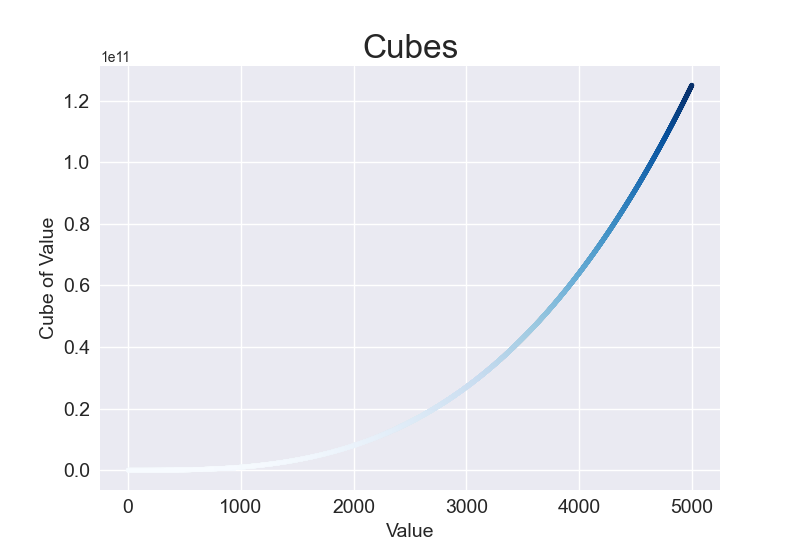

Recreate this plot in Python.
import matplotlib.pyplot as plt

x_values = range(1, 5001)
y_values = [x**3 for x in x_values]

plt.style.use('seaborn-v0_8')
fig, ax = plt.subplots()
ax.scatter(x_values, y_values, c=y_values, cmap=plt.cm.Blues, s=10)

ax.set_title("Cubes", fontsize=24)
ax.set_xlabel('Value', fontsize=14)
ax.set_ylabel('Cube of Value', fontsize=14)

ax.tick_params(axis='both', labelsize=14)

plt.show()
